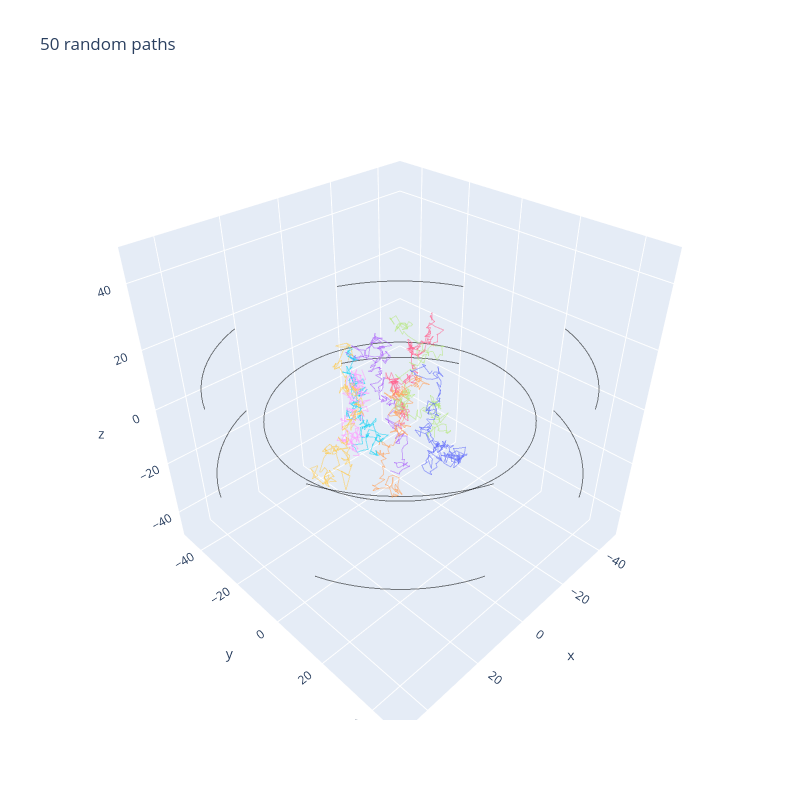

The cell this chart's notebook holds for it:
### Code cell
%matplotlib widget

arrays = []
for i in range(1, 9):
    with open(f"data/singles/{i}/110-130.pickle", "rb") as f:
        arrays.append(pickle.load(f))
for i in range(17, 50):
    with open(f"data/singles/{i}/110-130.pickle", "rb") as f:
        arrays.append(pickle.load(f))
trajectories = np.concatenate(arrays, axis=0)
rng = np.random.default_rng()
sample_trajs = rng.choice(trajectories, size=50, replace=False, axis=0, shuffle=True)

passed = [3834,5385,7087,7426,8632,9403,9590,9791]

fig = visualize_trajectories_3d_plotly(trajectories[passed], alpha=0.5, title="50 random paths", axis_range=[-50, 50])
fig.write_html("trajectories.html")
# visualize_trajectories(sample_trajs, alpha=0.5, title="50 random paths", axis_range=[-50, 50])
# visualize_trajectories(trajectories, alpha=0.1)
# new_trajs = calc_radial_dist_trajectories(trajectories)
# visualize_trajectories(new_trajs, as_list=False, alpha=0.1, title="By radial distance (not normalized)")
